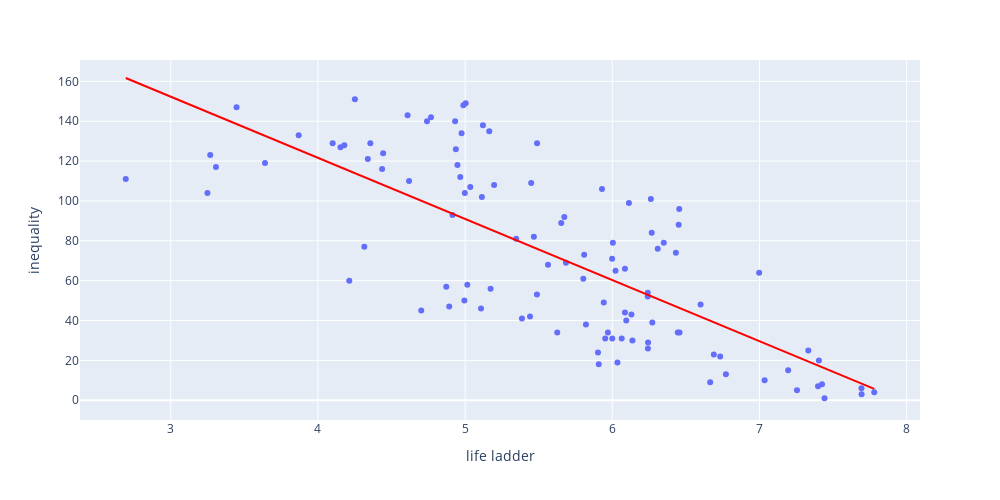

Notebook code cell kept with this figure:
### Code cell
# life ladder x inequality
fig = px.scatter(dataset, x="life ladder", y="inequality", trendline = 'ols', trendline_color_override="red")
fig.update_layout(width = 1000, height = 500)
fig.show()
